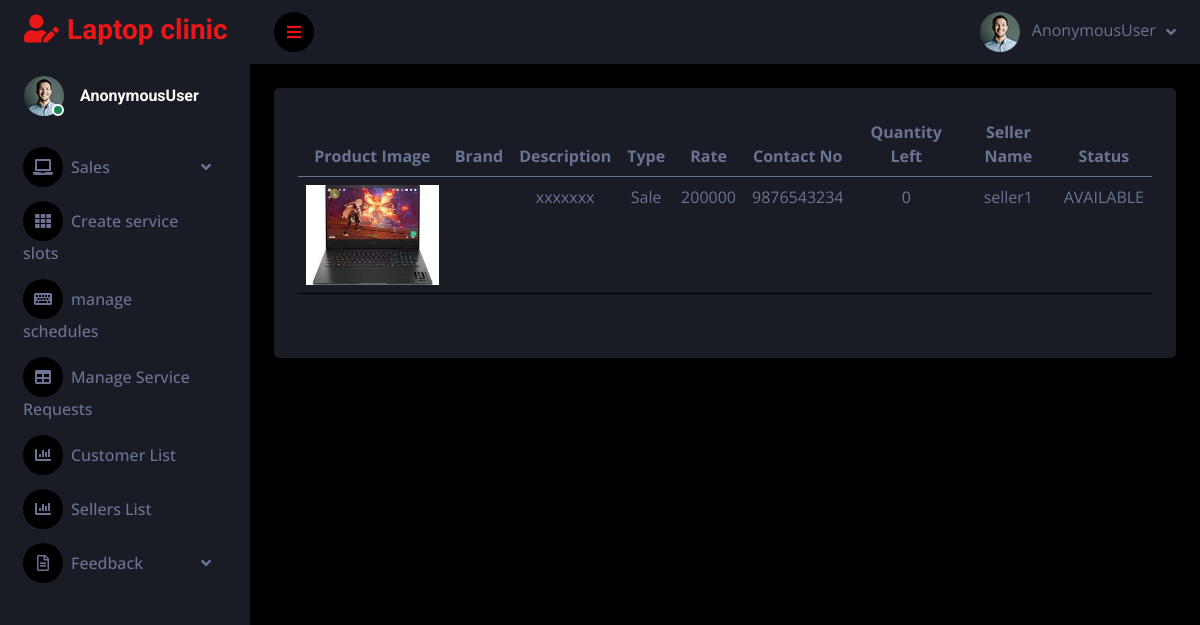
/adm_view_items, run on an earlier commit of the app's database.
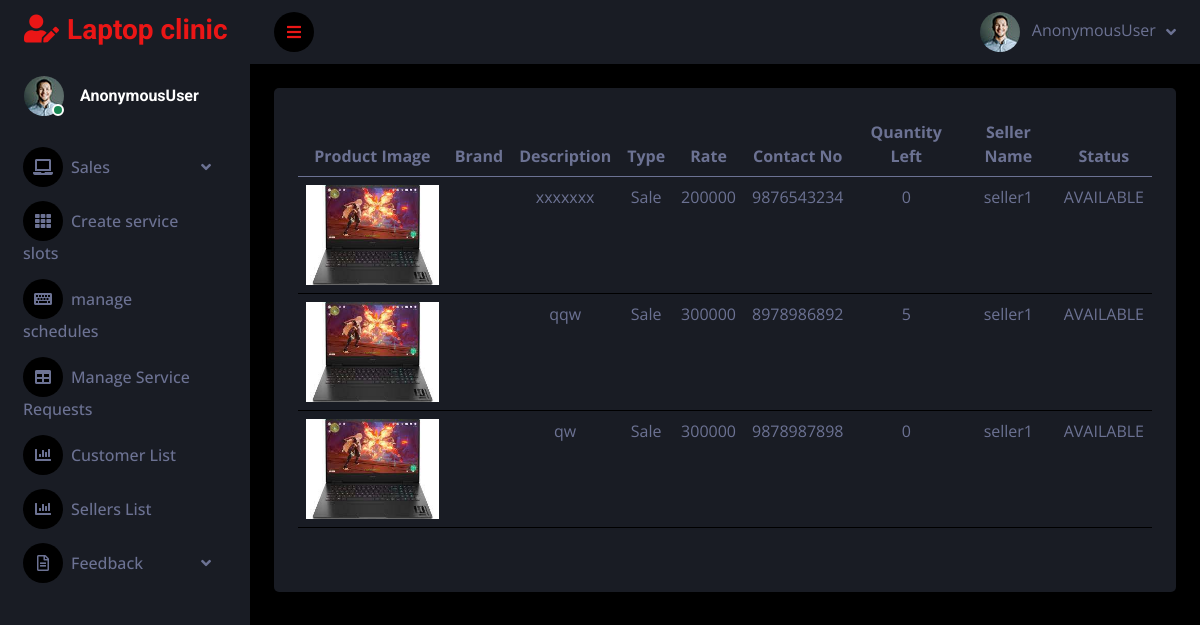
And on a later commit of the database.
### service_app/models.py (models this page shows)
class Sales_add(models.Model):
    data= [
        ('Laptop', 'Laptop'),
        ('Tablets', 'Tablets'),
    ]
    TYPE = [
        ('Sale', 'Sale'),
        ('Rental', 'Rental'),
    ]
    user = models.ForeignKey(Login_view, on_delete=models.CASCADE)
    item = models.CharField(max_length=50, choices=data)
    type = models.CharField(max_length=50, choices=TYPE)
    location = models.CharField(max_length=50)
    description= models.TextField()
    rate = models.CharField(max_length=10)
    contact_no = models.CharField(max_length=100)
    pic = models.FileField(upload_to='pic/')
    status1 = models.BooleanField(default=0)
    quantity = models.PositiveIntegerField(default=0)

class Login_view(AbstractUser):
    is_customer = models.BooleanField(default=False)
    is_seller = models.BooleanField(default=False)

### service_app/admin_views.py (the view)
# urls.py: path('adm_view_items',admin_views.adm_view_items,name='adm_view_items'),
def adm_view_items(request):
    data=Sales_add.objects.all()
    return render(request,'admin/new.html',{'data':data})

### templates/admin/new.html
{% extends "admin_dash.html" %}
{% block content %}
<div class="table-responsive">
    <table class="table">
        <thead>
            <tr>
                <th>Product Image</th>
                <th>Brand</th>
                <th>Description</th>
                <th>Type</th>
                <th>Rate</th>
                <th>Contact No</th>
                <th>Quantity Left</th>
                <th>Seller Name</th>
                <th>Status</th>
            </tr>
        </thead>
        <tbody>
            {% for sales_rental in data %}
            <tr>
                <td><img src="{{ sales_rental.pic.url }}" height="100px" alt="Product Image"></td>
                <td>{{ sales_rental.brand }}</td>
                <td>{{ sales_rental.description }}</td>
                <td>{{ sales_rental.get_type_display }}</td>
                <td>{{ sales_rental.rate }}</td>
                <td>{{ sales_rental.contact_no }}</td>
                <td>{{ sales_rental.quantity }}</td>
                <td>{{ sales_rental.user }}</td>
                <td>{% if sales_rental.status1 == 0 %}AVAILABLE{% elif sales_rental.status1 == 1 %}<span style="color: red;">OUT OF STOCK</span>{% endif %}</td>
            </tr>
            {% endfor %}
        </tbody>
    </table>
</div>
{% endblock %}

### templates/admin_dash.html (shortened to what this page needs)
<!DOCTYPE html>
<html lang="en">
{% load static %}
<head>
    <link href="https://cdnjs.cloudflare.com/ajax/libs/font-awesome/5.10.0/css/all.min.css" rel="stylesheet">
    <link href="https://cdn.jsdelivr.net/npm/bootstrap-icons@1.4.1/font/bootstrap-icons.css" rel="stylesheet">
    <link href=" {% static 'dash/lib/owlcarousel/assets/owl.carousel.min.css' %} " rel="stylesheet">
    <link href=" {% static 'dash/lib/tempusdominus/css/tempusdominus-bootstrap-4.min.css' %} " rel="stylesheet" />
    <link href=" {% static 'dash/dash/css/bootstrap.min.css' %} " rel="stylesheet">
    <link href=" {% static 'dash/dash/css/style.css' %} " rel="stylesheet">
</head>
<body>
    <div class="container-fluid position-relative d-flex p-0">
        <div class="sidebar pe-4 pb-3">
            <nav class="navbar bg-secondary navbar-dark">
                <a href=" {% static 'dash/index.html' %} " class="navbar-brand mx-4 mb-3">
                    <h3 class="text-primary"><i class="fa fa-user-edit me-2"></i>Laptop clinic</h3>
                </a>
                <div class="d-flex align-items-center ms-4 mb-4">
                    <div class="position-relative">
                        <img class="rounded-circle" src=" {% static 'dash/dash/img/user.jpg' %} " alt="" style="width: 40px; height: 40px;">
                        <div class="bg-success rounded-circle border border-2 border-white position-absolute end-0 bottom-0 p-1"></div>
                    </div>
                    <div class="ms-3">
                        <h6 class="mb-0">{{request.user}}</h6>
                    </div>
                </div>
                <div class="navbar-nav w-100">
                    <div class="nav-item dropdown">
                        <a href="#" class="nav-link dropdown-toggle" data-bs-toggle="dropdown"><i class="fa fa-laptop me-2"></i>Sales</a>
                    </div>
                    <a href=" {% url 'schedule' %} " class="nav-item nav-link"><i class="fa fa-th me-2"></i>Create service slots</a>
                    <a href=" {% url 'schedule_view' %} " class="nav-item nav-link"><i class="fa fa-keyboard me-2"></i>manage schedules</a>
                    <a href=" {% url 'appointment_admin' %} " class="nav-item nav-link"><i class="fa fa-table me-2"></i>Manage Service Requests</a>
                    <a href=" {% url 'customers' %} " class="nav-item nav-link"><i class="fa fa-chart-bar me-2"></i>Customer List</a>
                    <a href="{% url 'sellers' %}" class="nav-item nav-link"><i class="fa fa-chart-bar me-2"></i>Sellers List</a>
                    <div class="nav-item dropdown">
                        <a href="#" class="nav-link dropdown-toggle" data-bs-toggle="dropdown"><i class="far fa-file-alt me-2"></i>Feedback</a>
                    </div>
                </div>
            </nav>
        </div>
        <div class="content">
            <nav class="navbar navbar-expand bg-secondary navbar-dark sticky-top px-4 py-0">
                <a href="#" class="sidebar-toggler flex-shrink-0">
                    <i class="fa fa-bars"></i>
                </a>
                <div class="navbar-nav align-items-center ms-auto">
                    <div class="nav-item dropdown">
                        <a href="#" class="nav-link dropdown-toggle" data-bs-toggle="dropdown">
                            <img class="rounded-circle me-lg-2" src=" {% static 'dash/dash/img/user.jpg' %} " alt="" style="width: 40px; height: 40px;">
                            <span class="d-none d-lg-inline-flex">{{request.user}}</span>
                        </a>
                    </div>
                </div>
            </nav>
            <div class="container-fluid pt-4 px-4">
                <div class="bg-secondary text-center rounded p-4">
                    <div class="d-flex align-items-center justify-content-between mb-4">
                        {% block content %}
                        {% endblock %}
                </div>
            </div>
            </div>
 </body>
</html>

### static/dash/dash/css/style.css (style rules this page uses)
:root { --primary: #EB1616; --secondary: #191C24; --light: #6C7293; --dark: #000000; }
.sidebar { position: fixed; top: 0; left: 0; bottom: 0; width: 250px; height: 100vh; overflow-y: auto; background: var(--secondary); transition: 0.5s; z-index: 999; }
.content { margin-left: 250px; min-height: 100vh; background: var(--dark); transition: 0.5s; }
@media (min-width: 992px) { .sidebar { margin-left: 0; } }
@media (min-width: 992px) { .content { width: calc(100% - 250px); } }
.sidebar .navbar .navbar-nav .nav-link { padding: 7px 20px; color: var(--light); font-weight: 500; border-left: 3px solid var(--secondary); border-radius: 0 30px 30px 0; outline: none; }
.sidebar .navbar .navbar-nav .nav-link i { width: 40px; height: 40px; display: inline-flex; align-items: center; justify-content: center; background: var(--dark); border-radius: 40px; }
.sidebar .navbar .dropdown-toggle::after { position: absolute; top: 15px; right: 15px; border: none; content: "\f107"; font-family: "Font Awesome 5 Free"; font-weight: 900; transition: .5s; }
.content .navbar .navbar-nav .nav-link { margin-left: 25px; padding: 12px 0; color: var(--light); outline: none; }
.content .navbar .sidebar-toggler, .content .navbar .navbar-nav .nav-link i { width: 40px; height: 40px; display: inline-flex; align-items: center; justify-content: center; background: var(--dark); border-radius: 40px; }
.content .navbar .dropdown-toggle::after { margin-left: 6px; vertical-align: middle; border: none; content: "\f107"; font-family: "Font Awesome 5 Free"; font-weight: 900; transition: .5s; }

What changed in the data, as far as the page shows it:
added Sales_add: pic (picture), description "qqw", type "Sale", rate "300000", contact_no "8978986892", quantity "5", user "seller1", status1 "AVAILABLE"
added Sales_add: pic (picture), description "qw", type "Sale", rate "300000", contact_no "9878987898", quantity "0", user "seller1", status1 "AVAILABLE"
